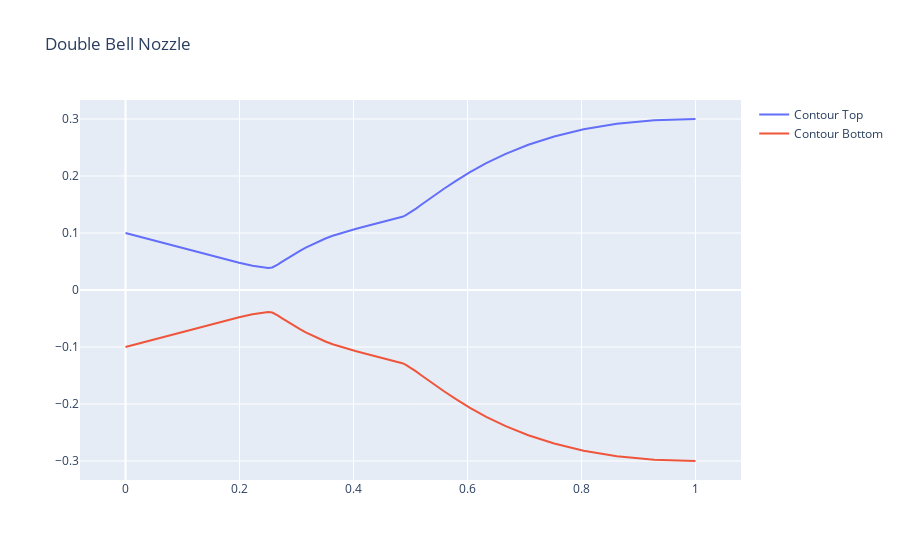

Notebook cell for this chart:
### Code cell
from paraflow import SymmetricPassage
import numpy as np

passage = SymmetricPassage(
    inlet_radius=0.1,
    area_ratio=3.0,
    axial_length=1,
    contour_props=[0.25, 0.25, 0.35, 0.5, 0.5, 0.75],
    contour_angles=np.radians([-15.0, -15.0, 0.0, 3, 5.0, 15.0]).tolist()
)
passage.visualize("Double Bell Nozzle", include_ctrl_pnts=False)
